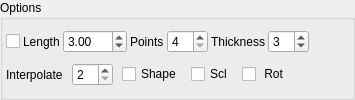
    <widget class="QGroupBox" name="groupBox_4">
     <property name="title">
      <string>Options</string>
     </property>
     <layout class="QVBoxLayout" name="verticalLayout_5">
      <property name="spacing">
       <number>3</number>
      </property>
      <property name="leftMargin">
       <number>3</number>
      </property>
      <property name="topMargin">
       <number>3</number>
      </property>
      <property name="rightMargin">
       <number>3</number>
      </property>
      <property name="bottomMargin">
       <number>3</number>
      </property>
      <item>
       <layout class="QVBoxLayout" name="verticalLayout_6">
        <property name="spacing">
         <number>3</number>
        </property>
        <item>
         <layout class="QHBoxLayout" name="horizontalLayout_5">
          <property name="spacing">
           <number>3</number>
          </property>
          <item>
           <layout class="QHBoxLayout" name="horizontalLayout_3">
            <property name="spacing">
             <number>3</number>
            </property>
            <item>
             <widget class="QCheckBox" name="lock_length_checkBox">
              <property name="toolTip">
               <string>Lock guides lenght</string>
              </property>
              <property name="text">
               <string/>
              </property>
             </widget>
            </item>
            <item>
             <widget class="QLabel" name="lenght_label">
              <property name="text">
               <string>Length</string>
              </property>
             </widget>
            </item>
            <item>
             <widget class="QDoubleSpinBox" name="length_doubleSpinBox">
              <property name="focusPolicy">
               <enum>Qt::ClickFocus</enum>
              </property>
              <property name="prefix">
               <string/>
              </property>
              <property name="minimum">
               <double>0.000000000000000</double>
              </property>
              <property name="maximum">
               <double>999.990000000000009</double>
              </property>
              <property name="value">
               <double>3.000000000000000</double>
              </property>
             </widget>
            </item>
           </layout>
          </item>
          <item>
           <layout class="QHBoxLayout" name="horizontalLayout_27">
            <property name="spacing">
             <number>3</number>
            </property>
            <item>
             <widget class="QLabel" name="sections_label">
              <property name="text">
               <string>Points</string>
              </property>
             </widget>
            </item>
            <item>
             <widget class="QSpinBox" name="sections_spinBox">
              <property name="focusPolicy">
               <enum>Qt::ClickFocus</enum>
              </property>
              <property name="minimum">
               <number>4</number>
              </property>
             </widget>
            </item>
            <item>
             <widget class="QLabel" name="thickness_label">
              <property name="text">
               <string>Thickness</string>
              </property>
             </widget>
            </item>
            <item>
             <widget class="QSpinBox" name="thickness_spinBox">
              <property name="focusPolicy">
               <enum>Qt::ClickFocus</enum>
              </property>
              <property name="minimum">
               <number>1</number>
              </property>
              <property name="value">
               <number>3</number>
              </property>
             </widget>
            </item>
            <item>
             <spacer name="horizontalSpacer">
              <property name="orientation">
               <enum>Qt::Horizontal</enum>
              </property>
              <property name="sizeHint" stdset="0">
               <size>
                <width>40</width>
                <height>20</height>
               </size>
              </property>
             </spacer>
            </item>
           </layout>
          </item>
         </layout>
        </item>
       </layout>
      </item>
      <item>
       <layout class="QHBoxLayout" name="horizontalLayout_4">
        <property name="spacing">
         <number>9</number>
        </property>
        <item>
         <widget class="QLabel" name="label_5">
          <property name="text">
           <string>Interpolate</string>
          </property>
         </widget>
        </item>
        <item>
         <widget class="QSpinBox" name="interpolated_max_spinBox">
          <property name="focusPolicy">
           <enum>Qt::ClickFocus</enum>
          </property>
          <property name="minimum">
           <number>2</number>
          </property>
          <property name="maximum">
           <number>10</number>
          </property>
         </widget>
        </item>
        <item>
         <widget class="QCheckBox" name="interpolated_shape_checkBox">
          <property name="toolTip">
           <string>Interpolate Curve Guide Shape</string>
          </property>
          <property name="text">
           <string>Shape</string>
          </property>
         </widget>
        </item>
        <item>
         <widget class="QCheckBox" name="interpolated_scale_checkBox">
          <property name="toolTip">
           <string>Interpolate Curve Guide Scale</string>
          </property>
          <property name="text">
           <string>Scl</string>
          </property>
         </widget>
        </item>
        <item>
         <widget class="QCheckBox" name="interpolated_rotate_checkBox">
          <property name="toolTip">
           <string>Interpolate Curve Guide Rotation</string>
          </property>
          <property name="text">
           <string> Rot</string>
          </property>
         </widget>
        </item>
        <item>
         <spacer name="horizontalSpacer_3">
          <property name="orientation">
           <enum>Qt::Horizontal</enum>
          </property>
          <property name="sizeHint" stdset="0">
           <size>
            <width>40</width>
            <height>20</height>
           </size>
          </property>
         </spacer>
        </item>
       </layout>
      </item>
     </layout>
     <zorder></zorder>
     <zorder></zorder>
    </widget>
